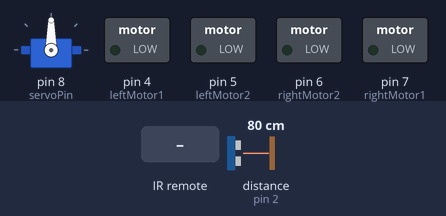
Bench run of a sketch on a simulated Arduino Uno, built with avr-gcc and run on an emulated ATmega328P. On the bench: servo, switched loads named in the sketch (green lamp = pin HIGH). Dashed ring = blinking. The test bench sets the inputs (shaded band); at power-on: distance to the obstacle (sensor on pin 2) 80 cm. The echo pulse lasts 58.3 µs per cm; random numbers use the default seed unless the sketch sets one; pins used as bus, display or sensor lines are not drawn; what the sketch prints to the serial monitor is not drawn.

Above: at 1.2 s.
1.3 s: infrared code 0xF377C5B7 received
At 2.5 s:
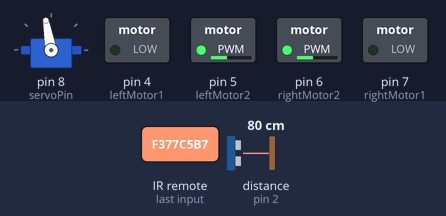
2.8 s: distance to the obstacle (sensor on pin 2) set to 33 cm
4.3 s: distance to the obstacle (sensor on pin 2) set to 28 cm
At 6.1 s:
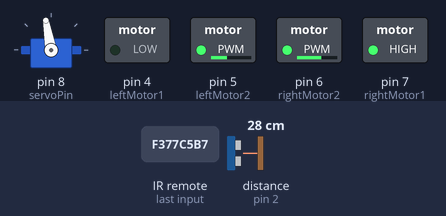
7.3 s: distance to the obstacle (sensor on pin 2) set to 250 cm
10.1 s: infrared code 0x488F3CBB received
At 11.0 s:
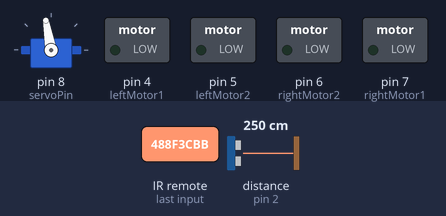
11.7 s: infrared code 0x410109DB received
At 12.4 s:
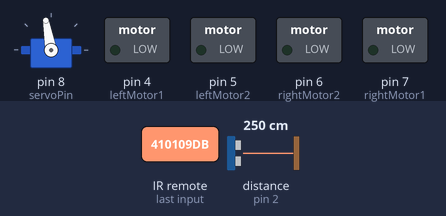
Timing chart, 0 to 14.3 s (numbered marks = the images above; inputs shaded):
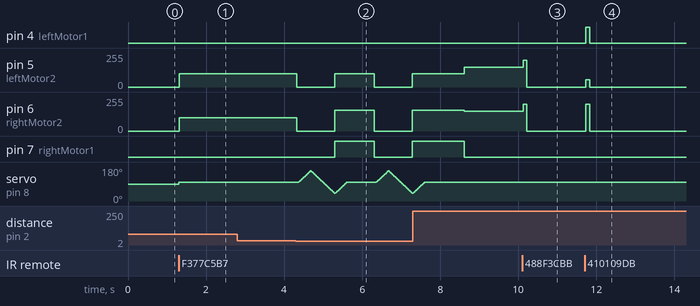

Measured:
- the behaviour switches between 31 and 30 cm on distance to the obstacle (sensor on pin 2) (found by bisection; images 1 and 2)
- after the input at 1.3 s, pin 5 (leftMotor2), pin 6 (rightMotor2): 0/255 → 100/255 at once; servo on pin 8 (servoPin): 90° → 100° at once
- after the input at 2.8 s, every drawn part: stays the same
- after the input at 4.3 s, pin 5 (leftMotor2): alternates 100/255 for 1.0 s and 0/255 for 0.98 s, starting at once; pin 6 (rightMotor2): alternates 155/255 for 1.0 s and 0/255 for 0.98 s, starting at once
- after the input at 10.1 s, pin 5 (leftMotor2), pin 6 (rightMotor2): 150/255 → 200/255 at once, → 0/255 0.10 s later
- after the input at 11.7 s, pin 4 (leftMotor1): LOW → HIGH at once, → LOW 0.10 s later; pin 5 (leftMotor2): 0/255 → 55/255 at once, → 0/255 0.10 s later; pin 6 (rightMotor2): 0/255 → 200/255 at once, → 0/255 0.10 s later

The sketch:

autotank_pro.ino
```cpp
/**
 * 自动避障坦克 pro
 * BY: Malu
 * https://malu.me
 * 2018.12.12
 */

#include <Servo.h>
#include <IRremote.h>

#define STOP      0
#define FORWARD   1
#define BACKWARD  2
#define TURNLEFT  3
#define TURNRIGHT 4

// 电机速度定义
#define SPEED_1 200
#define SPEED_2 100
#define SPEED_3 150

// 矫正舵机中位
#define SERVO_1 100

Servo myServo;  // 舵机

// 针脚定义
int EchoPin=2;   // 收到反射回来的超声波
int TrigPin=3;  // 发出超声波

int leftMotor1 = 4;  // 左边轮子
int leftMotor2 = 5;
int rightMotor1 = 7;  // 右边轮子
int rightMotor2 = 6;

int servoPin = 8;  // 舵机针脚，棕色为地，红色为电源正，橙色为信号线

int irPin = 9;  // 红外接收

// 红外初始化
IRrecv irrecv(irPin);
decode_results results;

int runtag = 0;

// 随机数
long randNumber;

void setup() {
  // 串口初始化
  Serial.begin(9600);
  // 超声波控制引脚初始化
  pinMode(EchoPin, INPUT);
  pinMode(TrigPin, OUTPUT);
  // 舵机引脚初始化
  myServo.attach(servoPin);
  // 电机驱动引脚初始化
  pinMode(leftMotor1, OUTPUT);
  pinMode(leftMotor2, OUTPUT);
  pinMode(rightMotor1, OUTPUT);
  pinMode(rightMotor2, OUTPUT);
  // 红外引脚初始化
  irrecv.enableIRIn();
}

void loop() {

  if (irrecv.decode(&results)) {
    Serial.println(results.value,HEX);
    irrecv.resume();

    if(results.value!=0xFFFFFFFF && results.value!=0) {
      if(results.value==0xF377C5B7) {
        runtag = 1;  // 自动驾驶
      }else if(results.value==0xD538681B) {
        runtag = 2;  // 停止
      }else if(results.value==0x488F3CBB) {
        runtag = 3;  // 前
      }else if(results.value==0x410109DB) {
        runtag = 4;  // 左
      }else if(results.value==0x7EC31EF7) {
        runtag = 5;  // 右
      }else if(results.value==0xA23C94BF) {
        runtag = 6;  // 后
      }
    }
    results.value = 0;

    switch(runtag) {
      case 1:
        avoidance();
        break;
      case 3:
        motor_f();
        break;
      case 4:
        motor_l();
        break;
      case 5:
        motor_r();
        break;
      case 6:
        motor_b();
        break;
      default:
        motorRun(STOP,0);
        break;
    }
  }else{  // 没有接到信号
    if(runtag==1){
      avoidance();
    }else{
      motorRun(STOP,0);
    }
  }

}

void motor_f(){
  motorRun(FORWARD,SPEED_1);
  delay(100);
}
void motor_l(){
  motorRun(TURNLEFT,SPEED_1);
  delay(100);
}
void motor_r(){
  motorRun(TURNRIGHT,SPEED_1);
  delay(100);
}
void motor_b(){
  motorRun(BACKWARD,SPEED_1);
  delay(100);
}

void motorRun(int cmd,int value) {
  switch(cmd) {
    case FORWARD:
      Serial.println("FORWARD"); //输出状态
      digitalWrite(leftMotor1, LOW);
      analogWrite(leftMotor2, value);
      digitalWrite(rightMotor1, LOW);
      analogWrite(rightMotor2, value);
      break;
    case BACKWARD:
      Serial.println("BACKWARD"); //输出状态
      digitalWrite(leftMotor1, HIGH);
      analogWrite(leftMotor2, 255-value);
      digitalWrite(rightMotor1, HIGH);
      analogWrite(rightMotor2, 255-value);
      break;
    case TURNLEFT:
      Serial.println("TURN  LEFT"); //输出状态
      digitalWrite(leftMotor1, HIGH);
      analogWrite(leftMotor2, 255-value);
      digitalWrite(rightMotor1, LOW);
      analogWrite(rightMotor2, value);
      break;
    case TURNRIGHT:
      Serial.println("TURN  RIGHT"); //输出状态
      digitalWrite(leftMotor1, LOW);
      analogWrite(leftMotor2, value);
      digitalWrite(rightMotor1, HIGH);
      analogWrite(rightMotor2, 255-value);
      break;
    default:
      Serial.print("."); //输出状态
      digitalWrite(leftMotor1, LOW);
      digitalWrite(leftMotor2, LOW);
      digitalWrite(rightMotor1, LOW);
      digitalWrite(rightMotor2, LOW);
      delay(50);
  }
}

void avoidance() {
  int pos;  // 舵机角度
  int dis[3];  // 距离

  myServo.write(SERVO_1);
  dis[1] = getDistance(); //中间

  if(dis[1]<10){ //判断障碍物距离，距离太近
    motorRun(BACKWARD,SPEED_2); //后退
    delay(300); //后退时间
    motorRun(STOP,0);
    return;
  }

  if(dis[1]<30 && dis[1]>=10) {
    motorRun(STOP,0);
    for (pos = SERVO_1; pos <= (SERVO_1+60); pos += 1)
    {
      myServo.write(pos);
      delay(5);
    }
    dis[2]=getDistance(); //左边

    for (pos = (SERVO_1+60); pos >= (SERVO_1-60); pos -= 1)
    {
      myServo.write(pos);
      delay(5);
      // if(pos==90)
      //   dis[1]=getDistance(); //中间
    }
    dis[0]=getDistance();  //右边

    randNumber = random(1, 10);

    if(dis[0]<dis[2]) //右边距离障碍的距离比左边近
    {
      //左转
      motorRun(TURNLEFT,SPEED_2);

      // 回中
      for (pos = (SERVO_1-60); pos <= SERVO_1; pos += 1)
      {
        myServo.write(pos);
        delay(5);
      }

      delay(200+(100*randNumber));
      return;
    }
    else  //右边距离障碍的距离比左边远
    {
      //右转
      motorRun(TURNRIGHT,SPEED_2);

      // 回中
      for (pos = (SERVO_1-60); pos <= SERVO_1; pos += 1)
      {
        myServo.write(pos);
        delay(5);
      }

      delay(200+(100*randNumber));
      return;
    }
  }

  if(dis[1]>200) {
    motorRun(FORWARD,SPEED_3);  //高速前进
  }else{
    motorRun(FORWARD,SPEED_2);  //前进
  }
}

int getDistance() {
  digitalWrite(TrigPin, LOW); // 使发出发出超声波信号接口低电平2μs
  delayMicroseconds(2);
  digitalWrite(TrigPin, HIGH); // 使发出发出超声波信号接口高电平10μs，这里是至少10μs
  delayMicroseconds(10);
  digitalWrite(TrigPin, LOW); // 保持发出超声波信号接口低电平

  float distance;

  /*
  distance = pulseIn(EchoPin, HIGH) / 58.0; //将回波时间换算成cm
  distance = (int(distance * 100.0)) / 100.0; //保留两位小数
  */

  distance = pulseIn(EchoPin, HIGH); //读出脉冲时间
  distance = distance*0.017;  //脉冲时间转化为距离值

  Serial.print(distance); //输出距离值
  Serial.println('cm');

  return distance;
}
```
